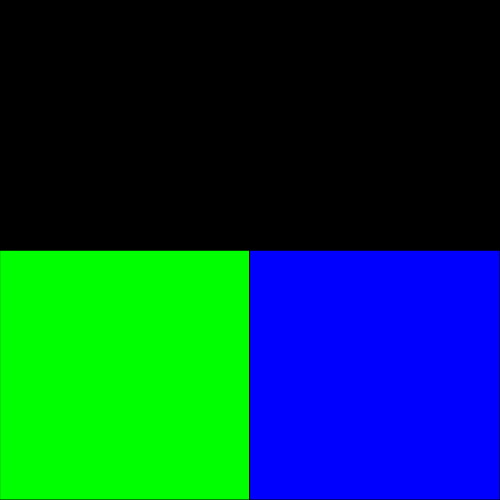
Frame 1 (no input)
Frame 60 (no input): identical to frame 1, image omitted
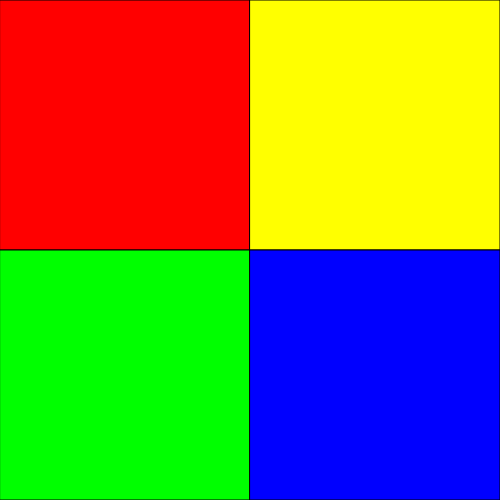
Frame 120 (the mouse pressed at the canvas centre since frame 60)

The p5.js sketch that drew these frames (run headless with seeded random() and noise() and a simulated clock; from frame 60 on, the mouse is pressed at the canvas centre):

// p5.js sketch
// ── sketch.js
//DAT405 / GAD405
//Exercise 4 – Color Coordinates
// Johan Steven Ospina Arroyave

function setup() {
  createCanvas(500, 500);
}

function draw() {

    fill(255,0,0);
    rect(0, 0, 250, 250);    //Red rectangle

    fill(0,255,0);
    rect(0, 250, 250, 250);    //Green rectangle

    fill(255,255,0);
    rect(250, 0, 250, 250);  //yellow rectangle

    fill(0,0,255);
    rect(250, 250, 250, 250);   //blue rectangle

    if (mouseX < 250 && mouseY < 250) {
      fill(0,0,0);
      rect(0, 0,500,250);
    } else {

   if (mouseX > 250 && mouseY > 250) {
      fill(0, 0, 0);
      rect(0, 250, 500, 250);
    } else {

  if (mouseX < 250 && mouseY > 250) {
      fill(0, 0, 0,);
      rect(0, 0, 250, 250);
      rect(250, 250, 250, 250);
  } else {

  if (mouseX > 250 && mouseY < 250) {
      fill(0, 0, 0);
      rect(250, 0, 250, 250);
      rect(0, 250, 250, 250);
  }
  }




// }
    }
  }
}
